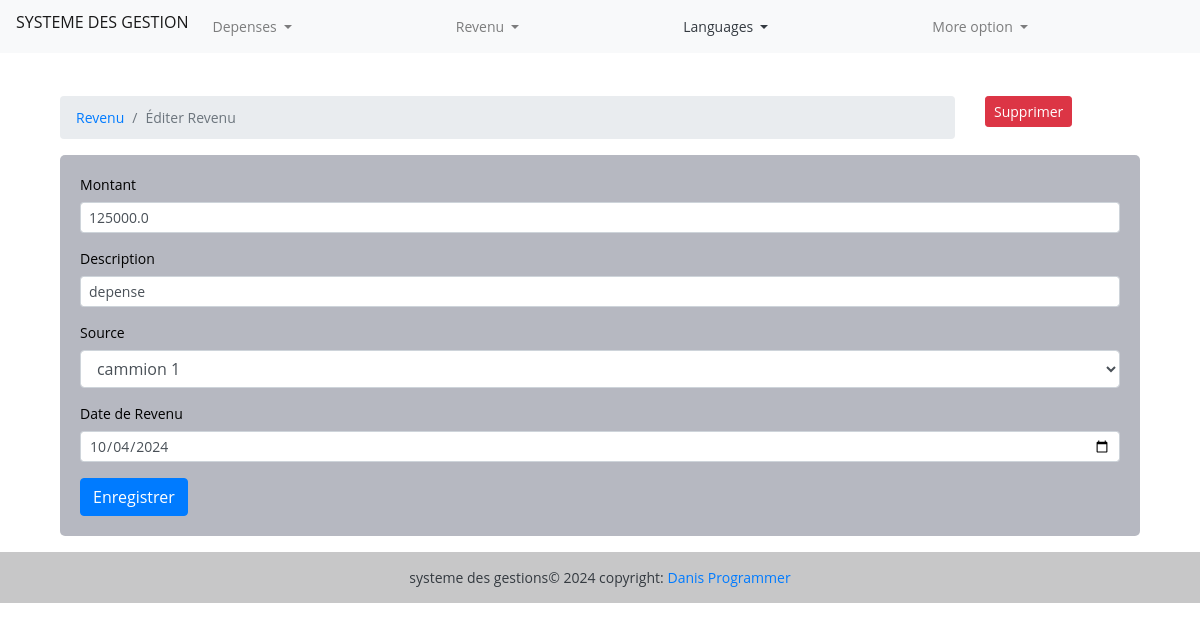
The app's page /income/edit-income/1 with its own data.
### userincome/models.py (models this page shows, shortened)
class UserIncome(models.Model):
    amount = models.FloatField()  # DECIMAL
    date = models.DateField(default=now)
    description = models.TextField()
    save_by = models.ForeignKey(to=User, on_delete=models.CASCADE)
    source = models.CharField(max_length=266)
    class Meta:
        ordering:['-date']

### userincome/views.py (the view, shortened to what this page needs)
# urls.py: path('edit-income/<int:id>', views.income_edit, name="income-edit"),
def income_edit(request, id):
    income = UserIncome.objects.get(pk=id)
    sources = Source.objects.all()
    context = {
        'income': income,
        'values': income,
        'sources': sources
    }
    if request.method == 'GET':
        return render(request, 'income/edit_income.html', context)

### templates/income/edit_income.html (shortened to what this page needs)
{% extends 'base.html' %} {% block content %}
<div class="container mt-4">
  <div class="row">
    <div class="col-md-10">
      <nav aria-label="breadcrumb">
        <ol class="breadcrumb">
          <li class="breadcrumb-item">
            <a href="{% url 'income'%}">Revenu</a>
          </li>
          <li class="breadcrumb-item active" aria-current="page">
            Éditer Revenu
          </li>
        </ol>
      </nav>
    </div>
    <div class="col-md-2">
      <a
        href="{% url 'income-delete' income.id %}"
        class="btn btn-danger btn-sm"
        >Supprimer</a
      >
    </div>
  </div>
  <div class="card">
    <div class="card-body">
      <form action="{% url 'income-edit' income.id %}" method="post">
        <div class="form-group">
          <label for="">Montant</label>
          <input
            type="number"
            class="form-control form-control-sm"
            name="amount"
            value="{{values.amount}}"
          />
        </div>
        <div class="form-group">
          <label for="">Description</label>
          <input
            type="text"
            class="form-control form-control-sm"
            name="description"
            value="{{values.description}}"
          />
        </div>
        <div class="form-group">
          <label for="">Source</label>
          <select class="form-control" name="source">
            <option selected name="source" value="{{values.source}}"
              >{{values.source}}</option
            >
          </select>
        </div>
        <div class="form-group">
          <label for="">Date de Revenu</label>
          <input
            type="date"
            value="{{values.date | date:'Y-m-d' }}"
            class="form-control form-control-sm"
            name="income_date"
          />
        </div>
        <input
          type="submit"
          value="Enregistrer"
          class="btn btn-primary btn-primary-sm"
        />
      </form>
    </div>
  </div>
</div>
{% endblock %}

### static/css/style.css (style rules this page uses)
body { margin: 0; padding: 0; font: 400 .875rem 'Open Sans', sans-serif; color: #000; background: #ffffffce; position: relative; height: 100%; }
.card { background: #272e4856; -webkit-border-radius: 5px; -moz-border-radius: 5px; border-radius: 5px; border: 0; margin-bottom: 1rem; }

### records on screen
UserIncome: amount "125000.0", description "depense", source "cammion 1", income_date "10/04/2024"
